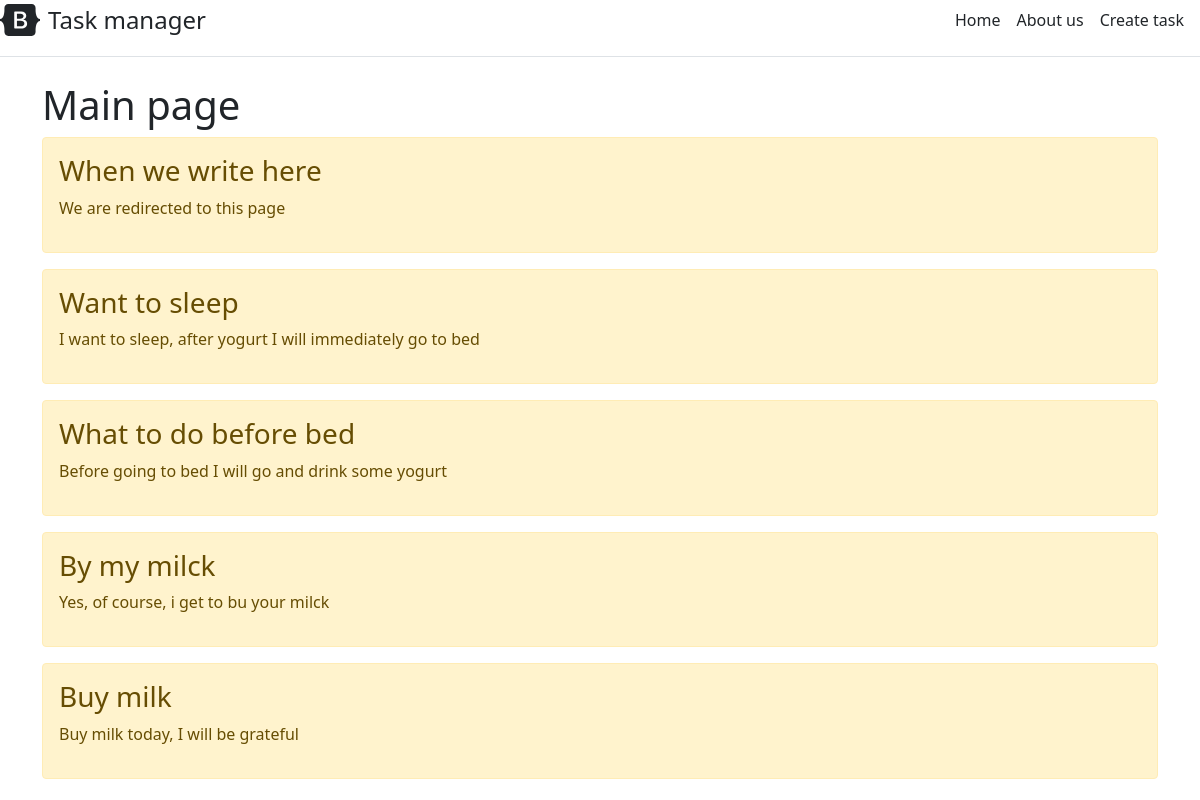
The page / on the database its author committed.
### main/models.py (models this page shows, shortened)
class Task(models.Model):
    title = models.CharField('Название', max_length=50)
    task = models.TextField('Описание')
    class Meta:
        verbose_name = 'Задача'
        verbose_name_plural = 'Задачи'

### main/views.py (the view)
# urls.py: path('', views.index, name='home'),
def index(request):
    tasks = Task.objects.order_by('-id')
    return render(request, 'main/index.html', {'title':'Главная страница сайта', 'tasks':tasks})

### main/templates/main/index.html (shortened to what this page needs)
{% extends 'main/base.html' %}
{% block content %}
    <h1>Main page</h1>
    {% if tasks %}
        {% for el in tasks %}
            <div class="alert alert-warning mt-2">
                <h3>{{ el.title }}</h3>
                <p>{{ el.task }}</p>
            </div>
        {% endfor %}
    {% else %}
        <p>We have no entries</p>
    {% endif %}
{% endblock %}

### main/templates/main/base.html (shortened to what this page needs)
<!DOCTYPE html>
<html lang="ru">
<head>
    <link rel="stylesheet" href="https://cdn.jsdelivr.net/npm/bootstrap@5.1.3/dist/css/bootstrap.min.css">
</head>
<body>
    <div class="d-flex flex-column flex-md-row align-items-center pb-3 mb-4 border-bottom">
        <a href="/" class="d-flex align-items-center text-dark text-decoration-none">
          <span class="fs-4">Task manager</span>
        </a>
        <nav class="d-inline-flex mt-2 mt-md-0 ms-md-auto">
          <a class="me-3 py-2 text-dark text-decoration-none" href="{% url 'home' %}">Home</a>
          <a class="me-3 py-2 text-dark text-decoration-none" href="{% url 'about' %}">About us</a>
          <a class="me-3 py-2 text-dark text-decoration-none" href="{% url 'create' %}">Create task</a>
        </nav>
      </div>
      <div class="container">
        {% block content %}{% endblock %}
      </div>
</body>
</html>

### rows shown on the page
Task: title "When we write here", task "We are redirected to this page"
Task: title "Want to sleep", task "I want to sleep, after yogurt I will immediately go to bed"
Task: title "What to do before bed", task "Before going to bed I will go and drink some yogurt"
Task: title "By my milck", task "Yes, of course, i get to bu your milck"
Task: title "Buy milk", task "Buy milk today, I will be grateful"
